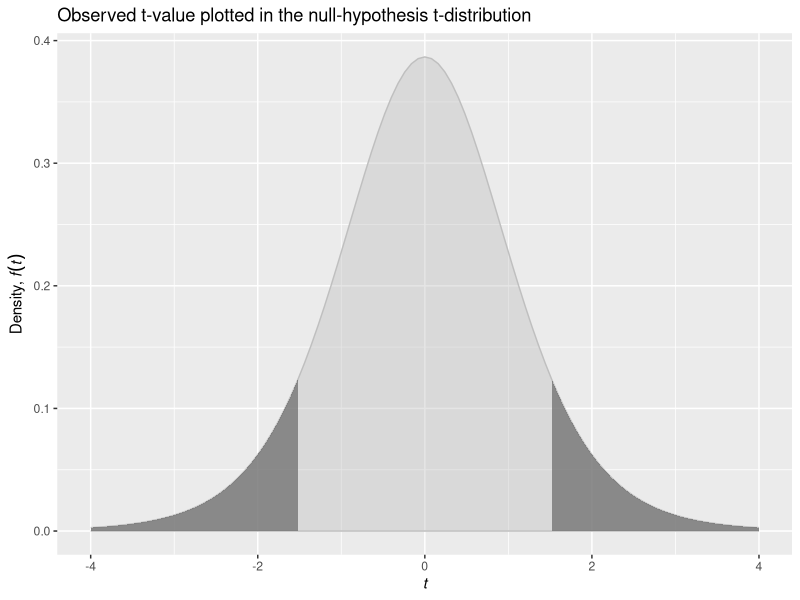

Recreate this plot in R.
## ---- chunk 1
library(tidyverse)

set.seed(1)
population <- rnorm(1000000, mean = 1.5, sd = 3)


samp1 <- data.frame(y = sample(population, 8, replace = FALSE))

samp2 <- data.frame(y = sample(population, 40, replace = FALSE))


m1 <- lm(y ~ 1, data = samp1)
m2 <- lm(y ~ 1, data = samp2)

summary(m1)

## ---- chunk 2
ggplot(data.frame(x = c(-4,4))) +
  # Plot the pdf
  stat_function(
    fun = function(x) dt(x, df = 8),
    aes(x),
    geom = "area", color = "grey75", fill = "grey75", alpha = 0.4) +
  # Shade below -2
  stat_function(
    fun = function(x) ifelse(x <= -as.numeric(coef(m1))/(sd(samp1$y)/sqrt(8)), dt(x, df = 8), NA),
    aes(x),
    geom = "area", color = NA, fill = "grey40", alpha = 0.7) +
  # Shade above 2
  stat_function(
    fun = function(x) ifelse(x >= as.numeric(coef(m1))/(sd(samp1$y)/sqrt(8)), dt(x, df = 8), NA),
    aes(x),
    geom = "area", color = NA, fill = "grey40", alpha = 0.7) +
  ggtitle("Observed t-value plotted in the null-hypothesis t-distribution") +
  xlab(expression(italic(t))) +
  ylab(expression(paste("Density, ", italic(f(t))))) 
## ---- chunk 3

# Create data frames to store the model estimates
results_8 <- data.frame(estimate = rep(NA, 1000), 
                      se = rep(NA, 1000), 
                      pval = rep(NA, 1000), 
                      n = 8)  

results_40 <- data.frame(estimate = rep(NA, 1000), 
                      se = rep(NA, 1000), 
                      pval = rep(NA, 1000), 
                      n = 40)

# A for loop used to sample 1000 studies, each iteration (i) will draw a new sample
# from the population. 

for(i in 1:1000) {
  
  # Draw a sample 
  samp1 <- data.frame(y = sample(population, 8, replace = FALSE))
  samp2 <- data.frame(y = sample(population, 40, replace = FALSE))

  # Model the data
  m1 <- lm(y ~ 1, data = samp1)
  m2 <- lm(y ~ 1, data = samp2)
  
  # Extract values from the models
  results_8[i, 1] <- coef(summary(m1))[1, 1]
  results_8[i, 2] <- coef(summary(m1))[1, 2]
  results_8[i, 3] <- coef(summary(m1))[1, 4]

  results_40[i, 1] <- coef(summary(m2))[1, 1]
  results_40[i, 2] <- coef(summary(m2))[1, 2]
  results_40[i, 3] <- coef(summary(m2))[1, 4]
  
  
}


# Save the results in a combined data frame

results <- bind_rows(results_8, results_40)

## ---- chunk 4

population <- rnorm(1000000, mean = 0, sd = 3)


# Create data frames to store the model estimates
results_8 <- data.frame(estimate = rep(NA, 1000), 
                      se = rep(NA, 1000), 
                      pval = rep(NA, 1000), 
                      n = 8)  

results_40 <- data.frame(estimate = rep(NA, 1000), 
                      se = rep(NA, 1000), 
                      pval = rep(NA, 1000), 
                      n = 40)

# A for loop used to sample 1000 studies, each iteration (i) will draw a new sample
# from the population. 

for(i in 1:1000) {
  
  # Draw a sample 
  samp1 <- data.frame(y = sample(population, 8, replace = FALSE))
  samp2 <- data.frame(y = sample(population, 40, replace = FALSE))

  # Model the data
  m1 <- lm(y ~ 1, data = samp1)
  m2 <- lm(y ~ 1, data = samp2)
  
  # Extract values from the models
  results_8[i, 1] <- coef(summary(m1))[1, 1]
  results_8[i, 2] <- coef(summary(m1))[1, 2]
  results_8[i, 3] <- coef(summary(m1))[1, 4]

  results_40[i, 1] <- coef(summary(m2))[1, 1]
  results_40[i, 2] <- coef(summary(m2))[1, 2]
  results_40[i, 3] <- coef(summary(m2))[1, 4]
  
  
}


# Save the results in a combined data frame

results_null <- bind_rows(results_8, results_40)


